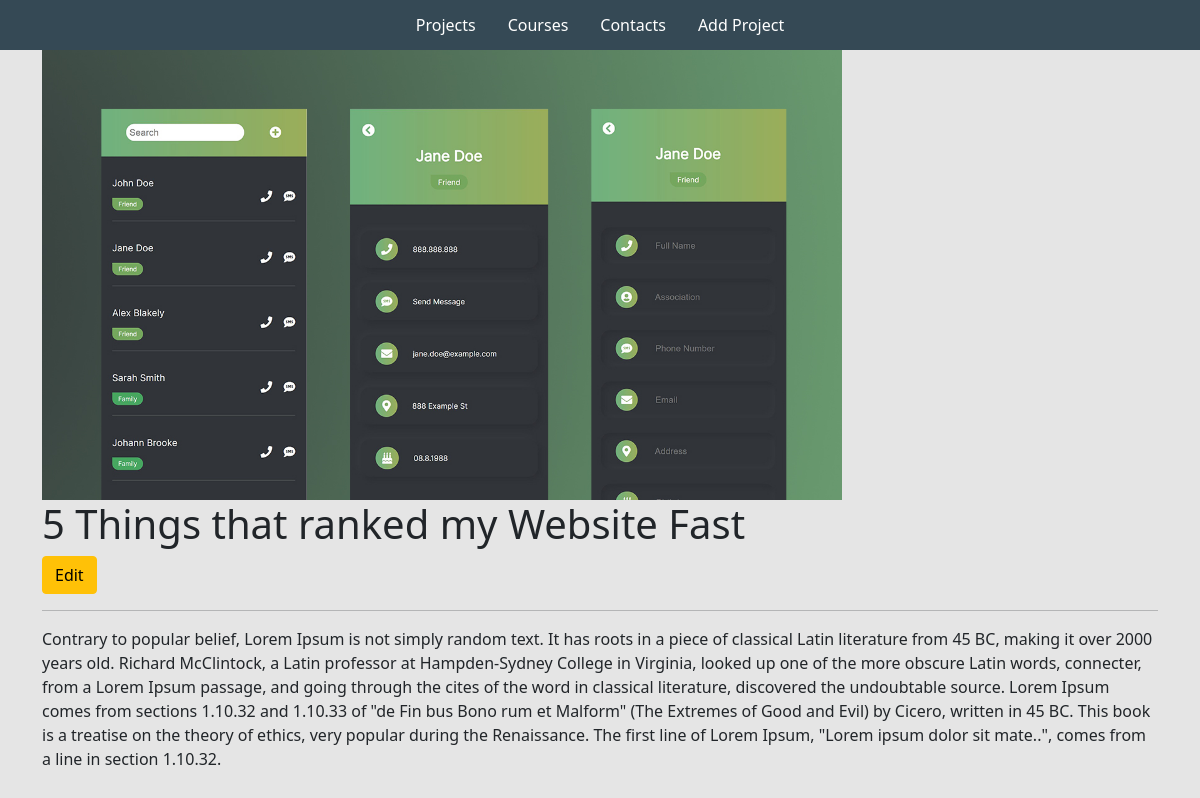
Screenshot of /project/62611c20-93c8-4999-8b27-15038fc17920/ with the database file from the repository.
### base/models.py (models this page shows, shortened)
class Project(models.Model):
    title = models.CharField(max_length=200)
    thumbnail = models.ImageField(null=True)
    body = RichTextUploadingField()
    slug = models.SlugField(null=True, blank=True)
    created = models.DateTimeField(auto_now_add=True)
    id = models.UUIDField(default=uuid.uuid4, unique=True, primary_key=True,  editable=False)

### base/views.py (the view)
# urls.py: path('project/<str:pk>/', views.projectPage, name="project"),
def projectPage(request, pk):
    project = Project.objects.get(id=pk)
    context = {'project' : project}
    return render(request, 'base/project.html', context)

### base/templates/base/project.html
{% extends 'base/main.html' %}
{% load static %}
{% block content %}
    <div class="container">
        <img class="project--image" src = "{{project.thumbnail.url}}">
        <h1>{{project.title}}</h1>
        <a class="btn btn-warning" href="{% url 'edit-project' project.id %}" >Edit</a>
        <hr>
        <p>{{project.body|safe}}</p>
    </div>
{% endblock content%}

### static/styles/main.css (style rules this page uses)
body { background-color: #E5E5E5; }
.project--image { max-width: 800px; }

### rows the page displays
Project: thumbnail (picture), title "5 Things that ranked my Website Fast", body "Contrary to popular belief, Lorem Ipsum is not simply random text. It has roots in a piece of classical Latin literature from 45 BC, making it over 2000 years old. Richard McClintock, a Latin professor at Hampden-Sydney College in Virginia, looked up one of the more obscure Latin words, connecter, from a Lorem Ipsum passage, and going through the cites of the word in classical literature, discovered the undoubtable source. Lorem Ipsum comes from sections 1.10.32 and 1.10.33 of \"de Fin bus Bono rum et Malform\" (The Extremes of Good and Evil) by Cicero, written in 45 BC. This book is a treatise on the theory of ethics, very popular during the Renaissance. The first line of Lorem Ipsum, \"Lorem…"
